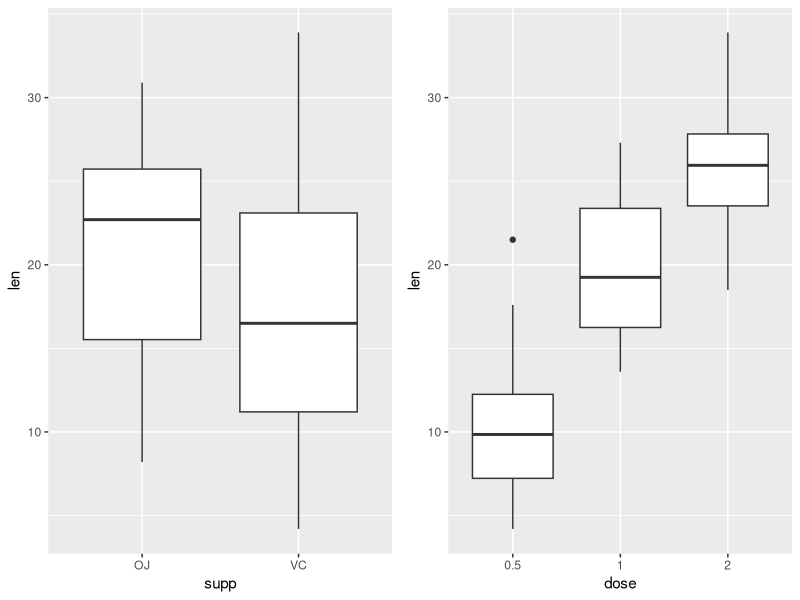

This chart was generated by the following R code:
## ---- chunk 1
knitr::opts_chunk$set(echo = TRUE)
## ---- chunk 2
library(ggplot2)
library(grid)
library(datasets)
## ---- chunk 3
# Multiple plot function
#
# ggplot objects can be passed in ..., or to plotlist (as a list of ggplot objects)
# - cols:   Number of columns in layout
# - layout: A matrix specifying the layout. If present, 'cols' is ignored.
#
# If the layout is something like matrix(c(1,2,3,3), nrow=2, byrow=TRUE),
# then plot 1 will go in the upper left, 2 will go in the upper right, and
# 3 will go all the way across the bottom.
#
multiplot <- function(..., plotlist=NULL, file, cols=1, layout=NULL) {
  
  # Make a list from the ... arguments and plotlist
  plots <- c(list(...), plotlist)

  numPlots = length(plots)

  # If layout is NULL, then use 'cols' to determine layout
  if (is.null(layout)) {
    # Make the panel
    # ncol: Number of columns of plots
    # nrow: Number of rows needed, calculated from # of cols
    layout <- matrix(seq(1, cols * ceiling(numPlots/cols)),
                    ncol = cols, nrow = ceiling(numPlots/cols))
  }

 if (numPlots==1) {
    print(plots[[1]])

  } else {
    # Set up the page
    grid.newpage()
    pushViewport(viewport(layout = grid.layout(nrow(layout), ncol(layout))))

    # Make each plot, in the correct location
    for (i in 1:numPlots) {
      # Get the i,j matrix positions of the regions that contain this subplot
      matchidx <- as.data.frame(which(layout == i, arr.ind = TRUE))

      print(plots[[i]], vp = viewport(layout.pos.row = matchidx$row,
                                      layout.pos.col = matchidx$col))
    }
  }
}
## ---- chunk 4
data(ToothGrowth)
TG <- ToothGrowth
## ---- chunk 5
str(TG)
head(TG)
summary(TG)
## ---- chunk 6
TG$dose <- as.factor(TG$dose)
g1 <- ggplot(TG, aes(x=supp, y=len)) + geom_boxplot()
g2 <- ggplot(TG, aes(x=dose, y=len)) + geom_boxplot()
multiplot(g1, g2, cols = 2)
## ---- chunk 7
spf <- function(sx, sy, nx, ny) {
    mixprob <- (nx - 1) / (nx + ny - 2)
    sp <- sqrt((mixprob * sx^2 + (1 - mixprob) * sy^2))
}
## ---- chunk 8
TGsuppOJ <- TG[TG$supp == "OJ", "len"]
TGsuppVC <- TG[TG$supp == "VC", "len"]
mOJ <- mean(TGsuppOJ)
mVC <- mean(TGsuppVC)
sOJ <- sd(TGsuppOJ)
sVC <- sd(TGsuppVC)
nOJ <- length(TGsuppOJ)
nVC <- length(TGsuppVC)
sp <- spf(sOJ, sVC, nOJ, nVC)
pow <- power.t.test(n = 30, delta = 0, sd = sp, alternative = "two.sided",
                    type = "two.sample")$power
paste("Power : ", pow)
t.test(TGsuppOJ, TGsuppVC, mu = 0, paired = FALSE, var.equal = TRUE,
       alternative = "two.sided")
## ---- chunk 9
TGdose0.5 <- TG[TG$dose == 0.5, "len"]
TGdose1 <- TG[TG$dose == 1, "len"]
TGdose2 <- TG[TG$dose == 2, "len"]
m0.5 <- mean(TGdose0.5)
m1 <- mean(TGdose1)
m2 <- mean(TGdose2)
s0.5 <- sd(TGdose0.5)
s1 <- sd(TGdose1)
s2 <- sd(TGdose2)
n0.5 <- length(TGdose0.5)
n1 <- length(TGdose1)
n2 <- length(TGdose2)
## ---- chunk 10
sp <- spf(s0.5, s1, n0.5, n1)
pow <- power.t.test(n = 30, delta = m1 - m0.5, sd = sp, alternative = "two.sided",
             type = "two.sample")$power
paste("Power : ", pow)
t.test(TGdose1, TGdose0.5, mu = 0, paired = FALSE, var.equal = TRUE,
       alternative = "two.sided", conf.level = 0.95)
## ---- chunk 11
sp <- spf(s1, s2, n1, n2)
pow <- power.t.test(n = 30, delta = m2 - m1, sd = sp, alternative = "two.sided",
             type = "two.sample")$power
paste("Power : ", pow)
t.test(TGdose2, TGdose1, mu = 0, paired = FALSE, var.equal = TRUE,
       alternative = "two.sided", conf.level = 0.95)
